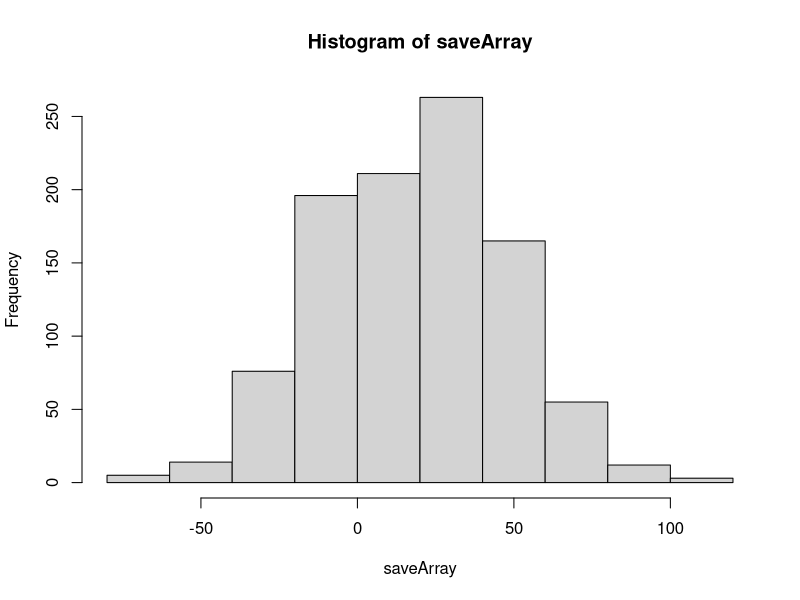

Write the R code that produced this figure.
## ---- chunk 1
knitr::opts_chunk$set(echo = TRUE)
## ---- chunk 2
days = 1:365

nstudents = 29
nbets = nstudents*15

saveArray=vector('numeric')
for(k in 1:1000){
  bank = 0
  for(i in 1:nbets){
    sampleClass = sample(days,nstudents, replace = TRUE)

    repeats = length(unique(sampleClass))
    if (repeats == nstudents) bank = bank - 2
    else bank = bank + 1
  }
saveArray[k]= bank
}

## ---- chunk 3
hist(saveArray)
## ---- chunk 4
print('average amt:')
print(mean(saveArray))
